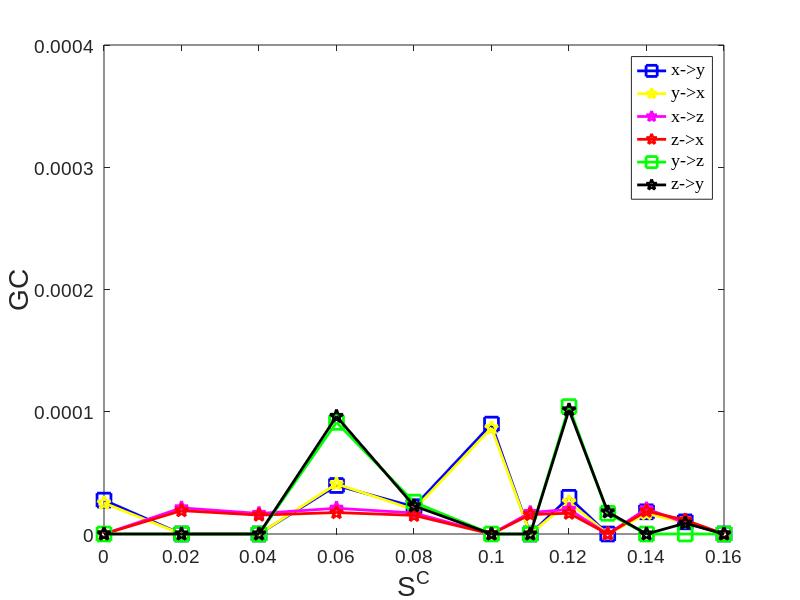

Source code (MATLAB):
%% Fig10_Case6_HH_Three_Neurons_LinearGC
% x->y, y->z
C=[0 0.02 0.04 0.06 0.08 0.1 0.11 0.12 0.13 0.14 0.15 0.16];
gc_zero_line=1.6132e-04;
noise=1;
significant=1;
if significant==0
%% GC results no significant test
if noise==0
GC_xy=[0.2999e-04 0.0066e-04 0.1326e-04 0.0430e-03 0.2407e-04 0.0976e-03 0.0462e-04 0.0325e-03 0.0724e-04 0.1961e-04 0.0424e-04 0.5995e-05];  % 
GC_xz=[0.1570e-04 0.2256e-04 0.1778e-04 0.0223e-03 0.1819e-04 0.0125e-03 0.1851e-04 0.0213e-03 0.0383e-04 0.2184e-04 0.2109e-04 0.6236e-05];
GC_yx=[0.2936e-04 0.0103e-04 0.1134e-04 0.0477e-03 0.2316e-04 0.1002e-03 0.0297e-04 0.0305e-03 0.0896e-04 0.1939e-04 0.0472e-04 0.4522e-05];  %
GC_yz=[0.0037e-04 0.1142e-04 0.1086e-04 0.0968e-03 0.2746e-04 0.0039e-03 0.0152e-04 0.1102e-03 0.1793e-04 0.0163e-04 0.0090e-04 0.4971e-05];
GC_zx=[0.1507e-04 0.2194e-04 0.1765e-04 0.0200e-03 0.1750e-04 0.0124e-03 0.1833e-04 0.0195e-03 0.0325e-04 0.2138e-04 0.2083e-04 0.5679e-05];
GC_zy=[0.0009e-04 0.1335e-04 0.1048e-04 0.1045e-03 0.2526e-04 0.0045e-03 0.0240e-04 0.1107e-03 0.1966e-04 0.0079e-04 0.0098e-04 0.4526e-05];
else
GC_xy=[0.2772e-04 0.0053e-04 0.1199e-04 0.3968e-04 0.2230e-04 0.8989e-04 0.0437e-04 0.0300e-03 0.0647e-04 0.1815e-04 0.0993e-03 0.5709e-05];  % 
GC_xz=[0.1483e-04 0.2135e-04 0.1681e-04 0.2106e-04 0.1721e-04 0.1189e-04 0.1755e-04 0.0201e-03 0.0363e-04 0.2062e-04 0.0912e-03 0.5924e-05];
GC_yx=[0.2533e-04 0.0104e-04 0.1012e-04 0.4102e-04 0.1989e-04 0.8678e-04 0.0244e-04 0.0262e-03 0.0808e-04 0.1666e-04 0.0938e-03 0.3687e-05];  %
GC_yz=[0.0037e-04 0.1071e-04 0.1027e-04 0.9132e-04 0.2608e-04 0.0370e-04 0.0144e-04 0.1042e-03 0.1691e-04 0.0153e-04 0.0838e-03 0.4708e-05];
GC_zx=[0.1318e-04 0.1913e-04 0.1546e-04 0.1755e-04 0.1525e-04 0.1073e-04 0.1593e-04 0.0170e-03 0.0284e-04 0.1869e-04 0.1140e-03 0.4986e-05];
GC_zy=[0.0007e-04 0.1234e-04 0.0962e-04 0.9617e-04 0.2304e-04 0.0418e-04 0.0220e-04 0.1015e-03 0.1807e-04 0.0073e-04 0.0886e-03 0.4139e-05];    
end
else
%% GC2 results have significant test
if noise==0
GC_xy=[0.2999e-04 0 0 0.0430e-03 0.2407e-04 0.0976e-03 0 0.0325e-03 0 0.1961e-04 0 0];  % 
GC_xz=[0.1570e-04 0.2256e-04 0.1778e-04 0.0223e-03 0.1819e-04 0 0.1851e-04 0.0213e-03 0 0.2184e-04 0.2109e-04 0];
GC_yx=[0.2936e-04 0 0 0.0477e-03 0.2316e-04 0.1002e-03 0 0.0305e-03 0 0.1939e-04 0 0];  %
GC_yz=[0 0 0 0.0968e-03 0.2746e-04 0 0 0.1102e-03 0.1793e-04 0 0 0];
GC_zx=[0 0.2194e-04 0.1765e-04 0.0200e-03 0.1750e-04 0 0.1833e-04 0.0195e-03 0 0.2138e-04 0.2083e-04 0];
GC_zy=[0 0 0 0.1045e-03 0.2526e-04 0 0 0.1107e-03 0.1966e-04 0 0 0];
else
GC_xy=[0.2772e-04 0 0 0.3968e-04 0.2230e-04 0.8989e-04 0 0.0300e-03 0 0.1815e-04 0.0993e-04 0];  % 
GC_xz=[0 0.2135e-04 0.1681e-04 0.2106e-04 0.1721e-04 0 0.1755e-04 0.0201e-03 0 0.2062e-04 0.0912e-04 0];
GC_yx=[0.2533e-04 0 0 0.4102e-04 0.1989e-04 0.8678e-04 0 0.0262e-03 0 0.1666e-04 0.0938e-04 0];  %
GC_yz=[0 0 0 0.9132e-04 0.2608e-04 0 0 0.1042e-03 0.1691e-04 0 0 0];
GC_zx=[0 0.1913e-04 0.1546e-04 0.1755e-04 0.1525e-04 0 0.1593e-04 0.0170e-03 0 0.1869e-04 0.1140e-04 0];
GC_zy=[0 0 0 0.9617e-04 0.2304e-04 0 0 0.1015e-03 0.1807e-04 0 0.0886e-04 0];    
end
end

% Plot
h0=figure;
clf;
plot(C,GC_xy,'MarkerSize',10,'Marker','s','LineWidth',2,...
'Color',[0 0 1]);hold on
plot(C,GC_yx,'MarkerSize',10,'Marker','p','LineWidth',2,...
'Color',[1 1 0]);
plot(C,GC_xz,'MarkerSize',10,'Marker','p','LineWidth',2,...
'Color',[1 0 1]);
plot(C,GC_zx,'MarkerSize',10,'Marker','p','LineWidth',2,...
'Color',[1 0 0]);
plot(C,GC_yz,'MarkerSize',10,'Marker','s','LineWidth',2,...
'Color',[0 1 0]);
plot(C,GC_zy,'MarkerSize',10,'Marker','p','LineWidth',2,...
'Color',[0 0 0]);
% Legend 
% Legend 
hleg1 =legend('x->y','y->x','x->z','z->x','y->z','z->y','northeast');
set(hleg1,'Location','northeast') 
set(hleg1,'FontName','Times New Roman','FontSize',18,'FontWeight','normal')
 
axis([0 0.16 0 0.4e-03])
set(gca, 'XTick', 0:0.02:0.16); 
% set(gca, 'YTick',0:0.02:0.65);

% Create axis font size
set(gca,'FontName','Arial','FontSize',14)
% Create xlabel
xlabel({'S^C'},'FontSize',20,'FontName','Arial');
% Create ylabel
ylabel({'GC'},'FontSize',20,'FontName','Arial');

%%
if noise==0
print(h0,'-depsc2','-r300','LinearGC_HH_Three_Neurons_Fig10.eps')
else
print(h0,'-depsc2','-r300','LinearGC_Noise_HH_Three_Neurons_Fig10.eps')
end